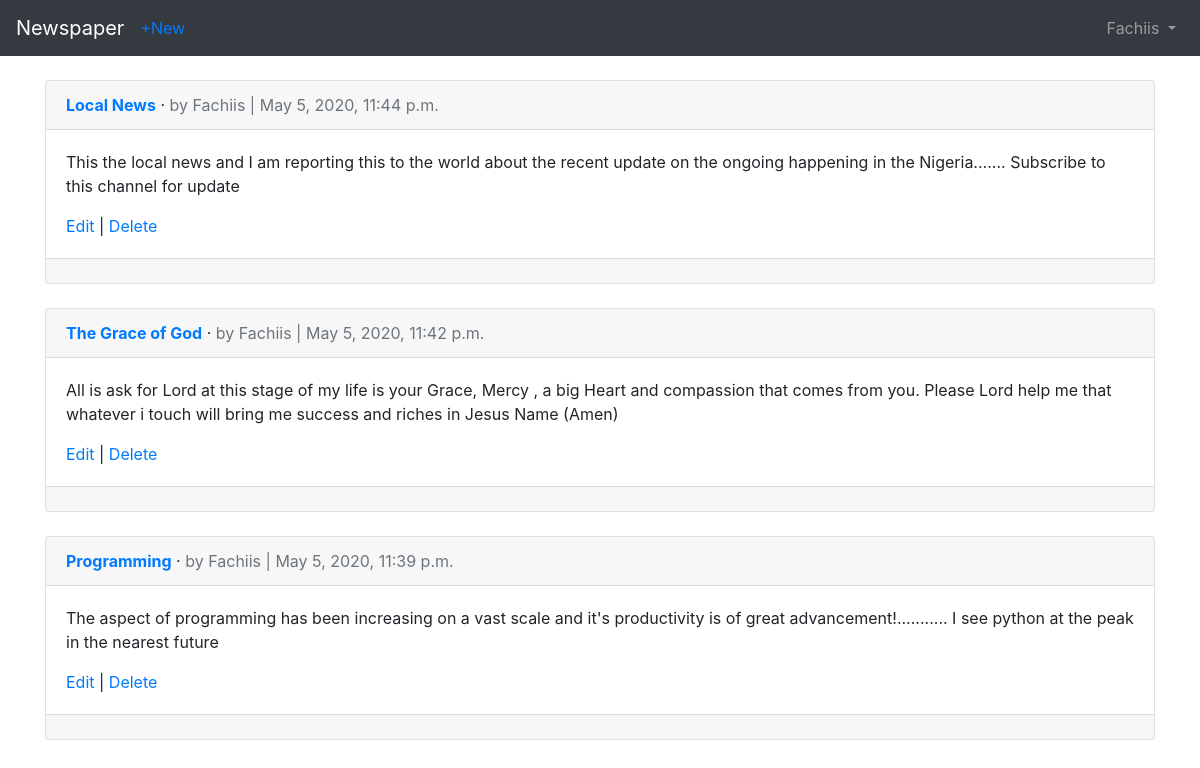
/articles/ (signed in), run on an earlier commit of the app's database.
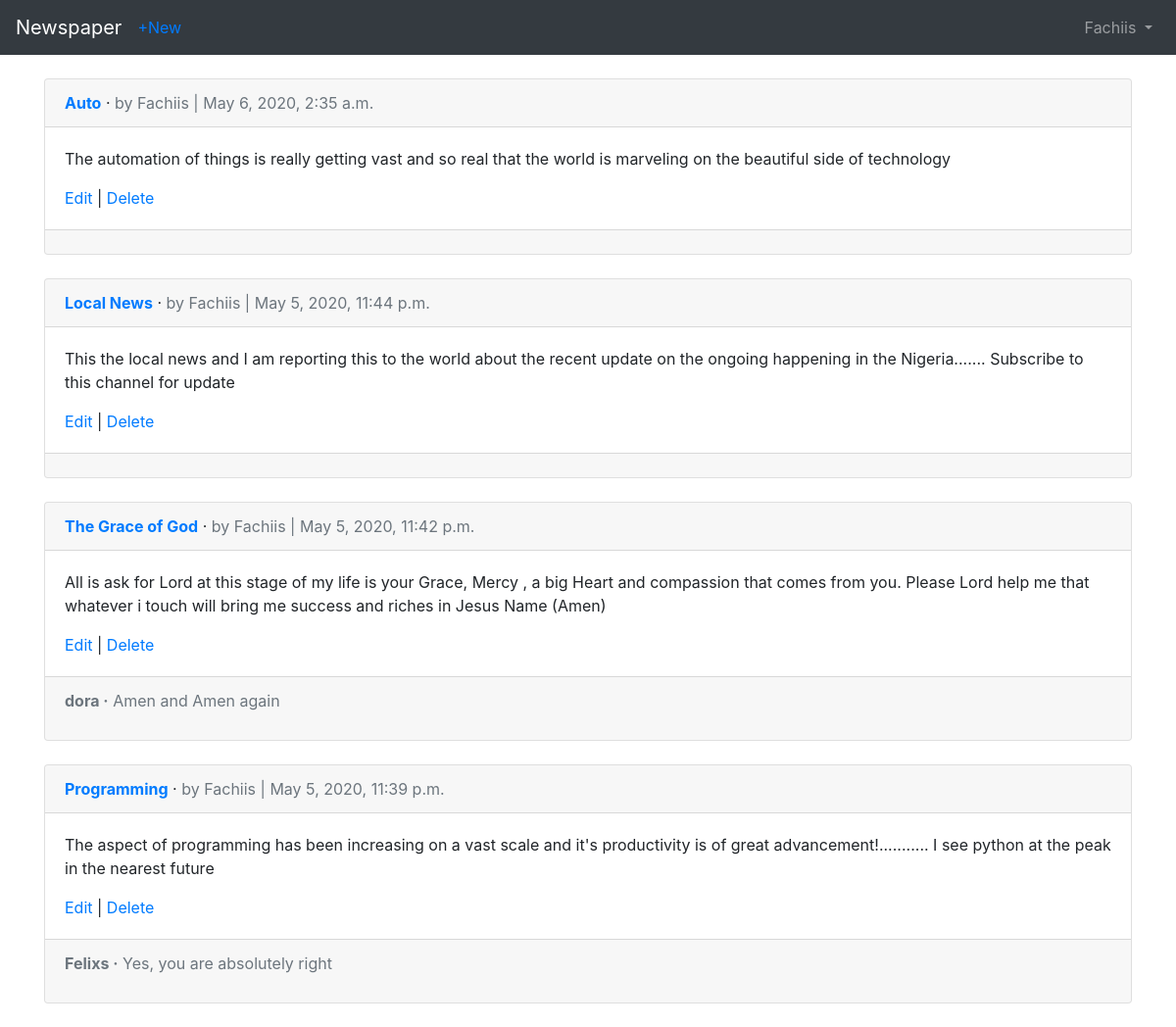
And on a later commit of the database.
### users/models.py (models this page shows)
class CustomUser(AbstractUser):
    age = models.PositiveIntegerField(null=True, blank=True)

### articles/models.py (models this page shows, shortened)
class Article(models.Model):
    title = models.CharField(max_length=300)
    body = models.TextField()
    author = models.ForeignKey(get_user_model(), on_delete=models.CASCADE)
    pub_date = models.DateTimeField(auto_now_add=True)
    class Meta:
        ordering = ("-pub_date",)

class Comment(models.Model):
    article = models.ForeignKey(
        "Article",
        on_delete=models.CASCADE,
        related_name="comments",
    )
    comment = models.CharField(max_length=150)
    author = models.ForeignKey(get_user_model(), on_delete=models.CASCADE)
    def __str__(self):
        return self.comment

### articles/views.py (the view)
# urls.py: path("", ArticleListView.as_view(), name="article_list"),
class ArticleListView(LoginRequiredMixin, ListView):
    model = Article
    context_object_name = "article_list"
    template_name = "article_list.html"
    login_url = "login"

### templates/article_list.html (shortened to what this page needs)
{% extends 'base.html' %}
{% block content %}
    {% for article in article_list %}
    <div class="card">
        <div class="card-header">
            <span class="font-weight-bold"><a href="{% url 'article_detail' article.pk %}">
                {{ article.title }}</a></span> &middot;
            <span class="text-muted">by {{ article.author }} |
            {{ article.pub_date }}</span>
        </div>
        <div class="card-body">
            <p>{{ article.body }}</p>
            <a href="{% url 'article_update' article.pk %}">Edit</a> |
            <a href="{% url 'article_delete' article.pk %}">Delete</a>
        </div>
        <div class="card-footer text-muted">
            {% for comment in article.comments.all %}
                <p>
                    <span class="font-weight-bold">{{ comment.author }} &middot;</span>
                    {{ comment }}
                </p>
            {% endfor %}
        </div>
    </div>
    <br />
    {% endfor %}
{% endblock content %}

### templates/base.html (shortened to what this page needs)
<DOCTYPE html>
<html lang="en">
<head>
        <link rel="stylesheet" href="https://stackpath.bootstrapcdn.com/bootstrap/4.4.1/css/bootstrap.min.css"
>
</head>
<body>
    <nav class="navbar navbar-expand-md navbar-dark bg-dark mb-4">
        <a class="navbar-brand" href="{% url 'home' %}">Newspaper</a>
        {% if user.is_authenticated %}
            <ul class="navbar-nav mr-auto">
                <li class="nav-item"><a href="{% url 'article_new' %}">+New</a><li>
            </ul>
        {% endif %}
    <div class="collapse navbar-collapse" id="navbarCollapse">
    {% if user.is_authenticated %}
        <ul class="navbar-nav ml-auto">
            <li class="nav-item">
                <a class="nav-link dropdown-toggle" href="#" id="userMenu"
                    data-toggle="dropdown" aria-haspopup="true"
                    aria-expanded="false">
                    {{ user.username }}
                </a>
            </li>
        </ul>
    {% endif %}
    </div>
    </nav>
        <div class="container">
            {% block content %}
            {% endblock content %}
        </div>
</body>
</html>

What changed in the data, as far as the page shows it:
added Article: title "Auto", author "Fachiis", pub_date "May 6, 2020, 2:35 a.m.", body "The automation of things is really getting vast and so real that the world is marveling on the beautiful side of technology"
added Comment: author "dora", comment "Amen and Amen again", shown under Article "The Grace of God"
added Comment: author "Felixs", comment "Yes, you are absolutely right", shown under Article "Programming"
